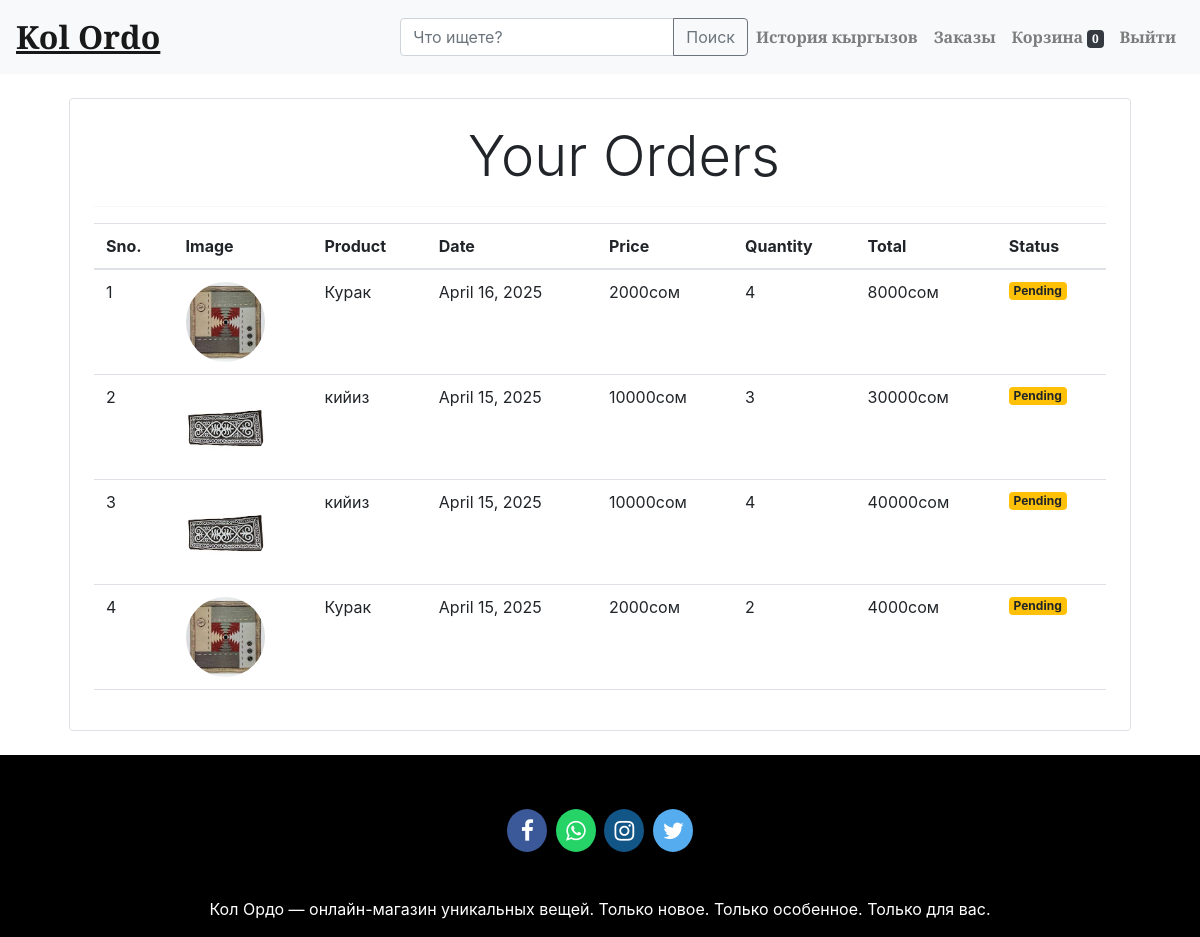
Screenshot of /orders (signed in) with the database file from the repository.
### store/models/orders.py (models this page shows, shortened)
class Order(models.Model):
    product = models.ForeignKey(Product,
                                on_delete=models.CASCADE)
    customer = models.ForeignKey(Customer,
                                 on_delete=models.CASCADE)
    quantity = models.IntegerField(default=1)
    price = models.IntegerField()
    address = models.CharField(max_length=50, default='', blank=True)
    phone = models.CharField(max_length=50, default='', blank=True)
    date = models.DateField(default=datetime.datetime.today)
    status = models.BooleanField(default=False)
    @staticmethod
    def get_orders_by_customer(customer_id):
        return Order.objects.filter(customer=customer_id).order_by('-date')

### store/models/product.py (models this page shows, shortened)
class Product(models.Model):
    name = models.CharField(max_length=50)
    price = models.IntegerField(default=0)
    category = models.ForeignKey(Category, on_delete=models.CASCADE, default=1)
    description = models.CharField(max_length=200, default='' , null=True , blank=True)
    image = models.ImageField(upload_to='uploads/products/')

### store/middlewares/auth.py (the view)
    def middleware(request):
        print(request.session.get('customer'))
        returnUrl = request.META['PATH_INFO']
        print(request.META['PATH_INFO'])
        if not request.session.get('customer'):
           return redirect(f'login?return_url={returnUrl}')
        response = get_response(request)
        return response

### store/templatetags/custom_filter.py (called while the page is built)
@register.filter(name='currency')
def currency(number):
    return str(number) + "сом"

@register.filter(name='multiply')
def multiply(number , number1):
    return number * number1

### store/views/orders.py (called while the page is built)
    def get(self , request ):
        customer = request.session.get('customer')
        orders = Order.get_orders_by_customer(customer)
        print(orders)
        return render(request , 'orders.html'  , {'orders' : orders})

### store/templates/orders.html
{% extends 'base.html' %}
{% block content %}
{% load cart %}
{% load custom_filter %}
<div class="container">
   <div class="border rounded p-4 m-4">
        <p class="display-4 pl-4 ml-4">Your Orders</p>
        <hr>
        <table class="table">
            <thead>
                <tr>
                    <th>Sno.</th>
                    <th>Image</th>
                    <th>Product</th>
                    <th>Date</th>
                    <th>Price</th>
                    <th>Quantity</th>
                    <th>Total</th>
                    <th>Status</th>
                </tr>
            </thead>
            <tbody>
                {% for order in orders %}
                <tr>
                    <td>{{forloop.counter}}</td>
                    <td><img style="height: 80px;" class="rounded-circle" src="{{order.product.image.url}}" alt=""></td>
                    <td>{{order.product.name}}</td>
                    <td>{{order.date}}</td>
                    <td>{{order.price|currency}}</td>
                    <td>{{order.quantity}}</td>
                    <td>{{order.quantity|multiply:order.price|currency}}</td>
                    {% if order.status %}
                    <td><small class="badge badge-success">Completed</small></td>
                    {%else%}
                    <td><small class="badge badge-warning">Pending</small></td>
                    {% endif %}
                </tr>
                {% endfor %}
            </tbody>
        </table>
   </div>
</div>
{% endblock %}

### store/templates/base.html (style rules this page uses)
p { text-align: center; }

### rows the page displays
Order: product.image (picture), product.name "Курак", date "April 16, 2025", price "2000сом", quantity "4", quantity|multiply "8000сом", status "Pending"
Order: product.image (picture), product.name "кийиз", date "April 15, 2025", price "10000сом", quantity "3", quantity|multiply "30000сом", status "Pending"
Order: product.image (picture), product.name "кийиз", date "April 15, 2025", price "10000сом", quantity "4", quantity|multiply "40000сом", status "Pending"
Order: product.image (picture), product.name "Курак", date "April 15, 2025", price "2000сом", quantity "2", quantity|multiply "4000сом", status "Pending"

### other values shown
{{ request.session.cart.keys|length }} "0"
